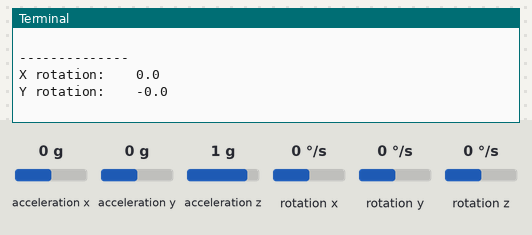
The program below on a simulated Raspberry Pi (BCM pin numbers). Parts: the last lines printed to the terminal. The test bench sets the inputs (shaded band); at power-on: acceleration x 0 g, acceleration y 0 g, acceleration z 1 g, rotation x 0 °/s, rotation y 0 °/s, rotation z 0 °/s.

Above: at 1.2 s.
1.3 s: acceleration x set to -1.4 g
At 2.5 s:
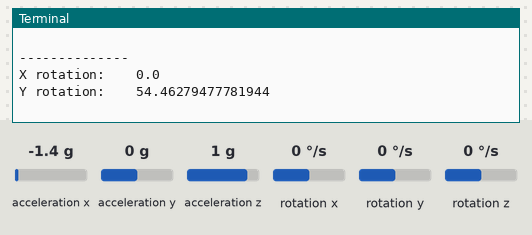
2.8 s: acceleration y set to -1.4 g
At 3.6 s:
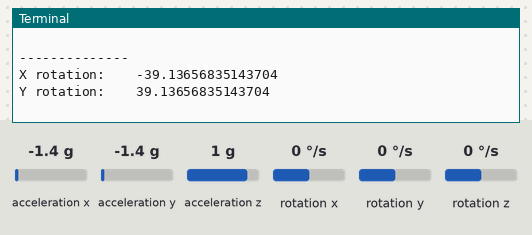
4.3 s: acceleration z set to -1.4 g
At 5.6 s:
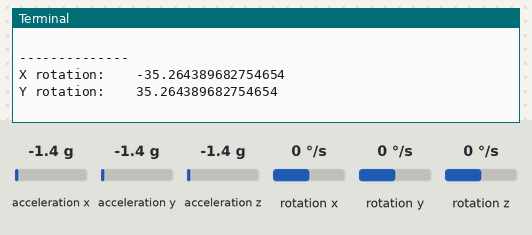
5.8 s: rotation x set to -192 °/s
7.3 s: rotation y set to -192 °/s
Timing chart, 0 to 9.8 s (numbered marks = the images above; inputs shaded):
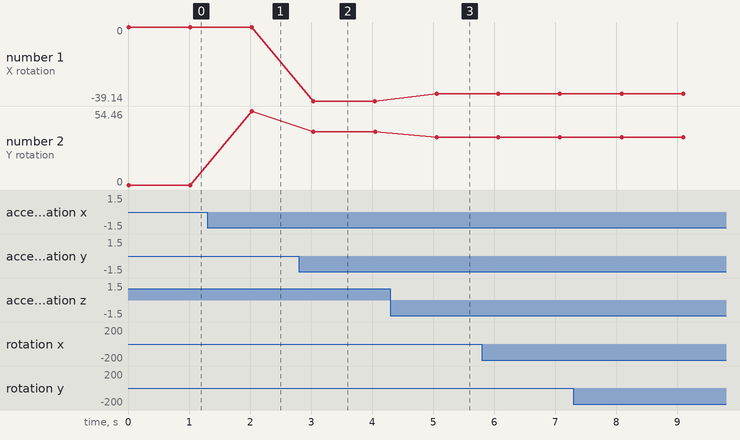

Measured:
- after the input at 1.3 s, the terminal: prints a new line after 0.73 s (image 1)
- after the input at 2.8 s, the terminal: prints a new line after 0.24 s (image 2)
- after the input at 4.3 s, the terminal: prints a new line after 0.76 s (image 3)
- plotted number 1: 0 → -39.14 after the input at 2.8 s, -39.14 → -35.26 after the input at 4.3 s
- plotted number 2: 0 → 54.46 after the input at 1.3 s, 54.46 → 39.14 after the input at 2.8 s, 39.14 → 35.26 after the input at 4.3 s

The program:

imu_test.py
```python
import smbus
import math
import time

power_mgmt_1 = 0x6b
power_mgmt_2 = 0x6c

def read_byte(adr):
    return bus.read_byte_data(address, adr)

def read_word(adr):
    high = bus.read_byte_data(address, adr)
    low = bus.read_byte_data(address, adr + 1)
    val = (high << 8) + low
    return val

def read_word_2c(adr):
    val = read_word(adr)
    if (val >= 0x8000):
        return -((65535 - val) + 1)
    else:
        return val

def dist(a, b):
    return math.sqrt((a*a) + (b*b))

def get_x_rotation(x, y, z):
    radians = math.atan2(y, dist(x, z))
    return math.degrees(radians)

def get_y_rotation(x, y, z):
    radians = math.atan2(x, dist(y, z))
    return -math.degrees(radians)

bus = smbus.SMBus(1)
address = 0x68

bus.write_byte_data(address, power_mgmt_1, 0)

count = 0
while 1 :
    count += 1
    print( f"Count: {count:d}" )
    print( f"Gyroscope data" )
    print(  "-"*14 )

    gyro_xout = read_word_2c(0x43)
    gyro_yout = read_word_2c(0x45)
    gyro_zout = read_word_2c(0x47)

    gyro_xout_scaled = gyro_xout/131
    gyro_yout_scaled = gyro_yout/131
    gyro_zout_scaled = gyro_zout/131

    print( f"X out: \t {gyro_xout} \t scaled: \t {gyro_xout_scaled}" )
    print( f"Y out: \t {gyro_yout} \t scaled: \t {gyro_yout_scaled}" )
    print( f"Z out: \t {gyro_zout} \t scaled: \t {gyro_zout_scaled}" )

    print()
    print( "Accelerometer data" )
    print(  "-"*14 )

    accel_xout = read_word_2c(0x3b)
    accel_yout = read_word_2c(0x3d)
    accel_zout = read_word_2c(0x3f)

    accel_xout_scaled = accel_xout / 16384.0
    accel_yout_scaled = accel_yout / 16384.0
    accel_zout_scaled = accel_zout / 16384.0

    print( f"X accel out: \t {accel_xout} \t scaled: \t {accel_xout_scaled}" )
    print( f"Y accel out: \t {accel_yout} \t scaled: \t {accel_yout_scaled}" )
    print( f"Z accel out: \t {accel_zout} \t scaled: \t {accel_zout_scaled}" )

    print()

    print(  "-"*14 )

    x_rotation = get_x_rotation(accel_xout_scaled, accel_yout_scaled, accel_zout_scaled)
    y_rotation = get_y_rotation(accel_xout_scaled, accel_yout_scaled, accel_zout_scaled)

    print( f"X rotation: \t {x_rotation}" )
    print( f"Y rotation: \t {y_rotation}" )

    print()

    time.sleep(1)
pass
```
